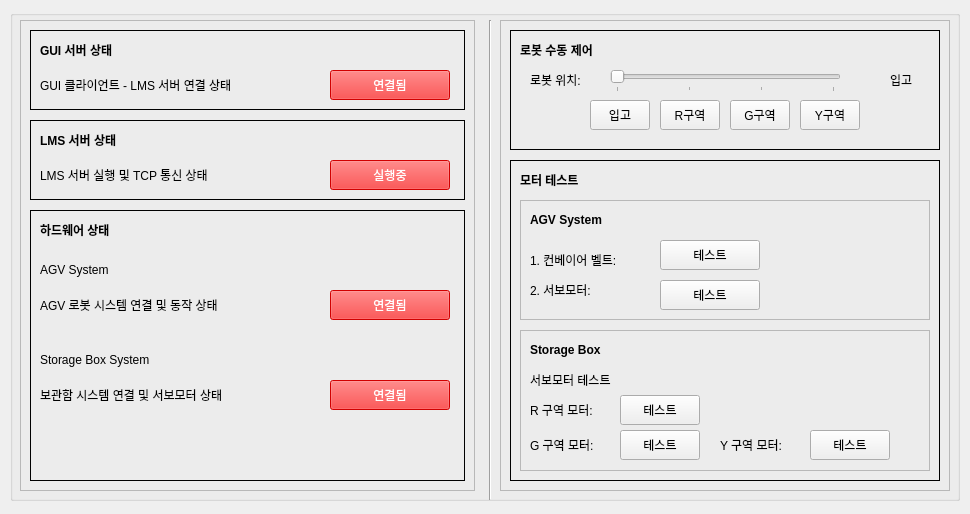
<?xml version="1.0" encoding="UTF-8"?>
<ui version="4.0">
 <class>Dialog</class>
 <widget class="QDialog" name="Dialog">
  <property name="geometry">
   <rect>
    <x>0</x>
    <y>0</y>
    <width>970</width>
    <height>514</height>
   </rect>
  </property>
  <property name="windowTitle">
   <string>Dialog</string>
  </property>
  <widget class="QGroupBox" name="groupBox">
   <property name="geometry">
    <rect>
     <x>10</x>
     <y>10</y>
     <width>950</width>
     <height>491</height>
    </rect>
   </property>
   <property name="title">
    <string/>
   </property>
   <widget class="QFrame" name="left_panel">
    <property name="geometry">
     <rect>
      <x>10</x>
      <y>10</y>
      <width>455</width>
      <height>471</height>
     </rect>
    </property>
    <property name="frameShape">
     <enum>QFrame::StyledPanel</enum>
    </property>
    <property name="frameShadow">
     <enum>QFrame::Raised</enum>
    </property>
    <widget class="QFrame" name="gui_status_frame">
     <property name="geometry">
      <rect>
       <x>10</x>
       <y>10</y>
       <width>435</width>
       <height>80</height>
      </rect>
     </property>
     <property name="frameShape">
      <enum>QFrame::Box</enum>
     </property>
     <widget class="QLabel" name="gui_status_label">
      <property name="geometry">
       <rect>
        <x>10</x>
        <y>10</y>
        <width>100</width>
        <height>20</height>
       </rect>
      </property>
      <property name="font">
       <font>
        <weight>75</weight>
        <bold>true</bold>
       </font>
      </property>
      <property name="text">
       <string>GUI 서버 상태</string>
      </property>
     </widget>
     <widget class="QPushButton" name="gui_status_btn">
      <property name="enabled">
       <bool>false</bool>
      </property>
      <property name="geometry">
       <rect>
        <x>300</x>
        <y>40</y>
        <width>120</width>
        <height>30</height>
       </rect>
      </property>
      <property name="styleSheet">
       <string>QPushButton:checked { background-color: green; color: white; }
QPushButton:!checked { background-color: red; color: white; }</string>
      </property>
      <property name="text">
       <string>연결됨</string>
      </property>
      <property name="checkable">
       <bool>true</bool>
      </property>
     </widget>
     <widget class="QLabel" name="gui_status_desc">
      <property name="geometry">
       <rect>
        <x>10</x>
        <y>40</y>
        <width>280</width>
        <height>30</height>
       </rect>
      </property>
      <property name="text">
       <string>GUI 클라이언트 - LMS 서버 연결 상태</string>
      </property>
      <property name="wordWrap">
       <bool>true</bool>
      </property>
     </widget>
    </widget>
    <widget class="QFrame" name="lms_status_frame">
     <property name="geometry">
      <rect>
       <x>10</x>
       <y>100</y>
       <width>435</width>
       <height>80</height>
      </rect>
     </property>
     <property name="frameShape">
      <enum>QFrame::Box</enum>
     </property>
     <widget class="QLabel" name="lms_status_label">
      <property name="geometry">
       <rect>
        <x>10</x>
        <y>10</y>
        <width>100</width>
        <height>20</height>
       </rect>
      </property>
      <property name="font">
       <font>
        <weight>75</weight>
        <bold>true</bold>
       </font>
      </property>
      <property name="text">
       <string>LMS 서버 상태</string>
      </property>
     </widget>
     <widget class="QPushButton" name="lms_status_btn">
      <property name="enabled">
       <bool>false</bool>
      </property>
      <property name="geometry">
       <rect>
        <x>300</x>
        <y>40</y>
        <width>120</width>
        <height>30</height>
       </rect>
      </property>
      <property name="styleSheet">
       <string>QPushButton:checked { background-color: green; color: white; }
QPushButton:!checked { background-color: red; color: white; }</string>
      </property>
      <property name="text">
       <string>실행중</string>
      </property>
      <property name="checkable">
       <bool>true</bool>
      </property>
     </widget>
     <widget class="QLabel" name="lms_status_desc">
      <property name="geometry">
       <rect>
        <x>10</x>
        <y>40</y>
        <width>280</width>
        <height>30</height>
       </rect>
      </property>
      <property name="text">
       <string>LMS 서버 실행 및 TCP 통신 상태</string>
      </property>
      <property name="wordWrap">
       <bool>true</bool>
      </property>
     </widget>
    </widget>
    <widget class="QFrame" name="hardware_status_frame">
     <property name="geometry">
      <rect>
       <x>10</x>
       <y>190</y>
       <width>435</width>
       <height>271</height>
      </rect>
     </property>
     <property name="frameShape">
      <enum>QFrame::Box</enum>
     </property>
     <widget class="QLabel" name="hardware_status_label">
      <property name="geometry">
       <rect>
        <x>10</x>
        <y>10</y>
        <width>100</width>
        <height>20</height>
       </rect>
      </property>
      <property name="font">
       <font>
        <weight>75</weight>
        <bold>true</bold>
       </font>
      </property>
      <property name="text">
       <string>하드웨어 상태</string>
      </property>
     </widget>
     <widget class="QLabel" name="agv_system_label">
      <property name="geometry">
       <rect>
        <x>10</x>
        <y>50</y>
        <width>100</width>
        <height>20</height>
       </rect>
      </property>
      <property name="font">
       <font>
        <weight>50</weight>
        <bold>false</bold>
       </font>
      </property>
      <property name="text">
       <string>AGV System</string>
      </property>
     </widget>
     <widget class="QPushButton" name="agv_status_btn">
      <property name="enabled">
       <bool>false</bool>
      </property>
      <property name="geometry">
       <rect>
        <x>300</x>
        <y>80</y>
        <width>120</width>
        <height>30</height>
       </rect>
      </property>
      <property name="styleSheet">
       <string>QPushButton:checked { background-color: green; color: white; }
QPushButton:!checked { background-color: red; color: white; }</string>
      </property>
      <property name="text">
       <string>연결됨</string>
      </property>
      <property name="checkable">
       <bool>true</bool>
      </property>
     </widget>
     <widget class="QLabel" name="agv_status_desc">
      <property name="geometry">
       <rect>
        <x>10</x>
        <y>80</y>
        <width>280</width>
        <height>30</height>
       </rect>
      </property>
      <property name="text">
       <string>AGV 로봇 시스템 연결 및 동작 상태</string>
      </property>
      <property name="wordWrap">
       <bool>true</bool>
      </property>
     </widget>
     <widget class="QLabel" name="storage_system_label">
      <property name="geometry">
       <rect>
        <x>10</x>
        <y>140</y>
        <width>150</width>
        <height>20</height>
       </rect>
      </property>
      <property name="font">
       <font>
        <weight>50</weight>
        <bold>false</bold>
       </font>
      </property>
      <property name="text">
       <string>Storage Box System</string>
      </property>
     </widget>
     <widget class="QPushButton" name="storage_status_btn">
      <property name="enabled">
       <bool>false</bool>
      </property>
      <property name="geometry">
       <rect>
        <x>300</x>
        <y>170</y>
        <width>120</width>
        <height>30</height>
       </rect>
      </property>
      <property name="styleSheet">
       <string>QPushButton:checked { background-color: green; color: white; }
QPushButton:!checked { background-color: red; color: white; }</string>
      </property>
      <property name="text">
       <string>연결됨</string>
      </property>
      <property name="checkable">
       <bool>true</bool>
      </property>
     </widget>
     <widget class="QLabel" name="storage_status_desc">
      <property name="geometry">
       <rect>
        <x>10</x>
        <y>170</y>
        <width>280</width>
        <height>30</height>
       </rect>
      </property>
      <property name="text">
       <string>보관함 시스템 연결 및 서보모터 상태</string>
      </property>
      <property name="wordWrap">
       <bool>true</bool>
      </property>
     </widget>
    </widget>
   </widget>
   <widget class="Line" name="vertical_line">
    <property name="geometry">
     <rect>
      <x>475</x>
      <y>10</y>
      <width>10</width>
      <height>480</height>
     </rect>
    </property>
    <property name="orientation">
     <enum>Qt::Vertical</enum>
    </property>
   </widget>
   <widget class="QFrame" name="right_panel">
    <property name="geometry">
     <rect>
      <x>490</x>
      <y>10</y>
      <width>450</width>
      <height>471</height>
     </rect>
    </property>
    <property name="frameShape">
     <enum>QFrame::StyledPanel</enum>
    </property>
    <property name="frameShadow">
     <enum>QFrame::Raised</enum>
    </property>
    <widget class="QFrame" name="robot_control_frame">
     <property name="geometry">
      <rect>
       <x>10</x>
       <y>10</y>
       <width>430</width>
       <height>120</height>
      </rect>
     </property>
     <property name="frameShape">
      <enum>QFrame::Box</enum>
     </property>
     <widget class="QLabel" name="robot_control_label">
      <property name="geometry">
       <rect>
        <x>10</x>
        <y>10</y>
        <width>120</width>
        <height>20</height>
       </rect>
      </property>
      <property name="font">
       <font>
        <weight>75</weight>
        <bold>true</bold>
       </font>
      </property>
      <property name="text">
       <string>로봇 수동 제어</string>
      </property>
     </widget>
     <widget class="QLabel" name="position_label">
      <property name="geometry">
       <rect>
        <x>20</x>
        <y>40</y>
        <width>80</width>
        <height>20</height>
       </rect>
      </property>
      <property name="text">
       <string>로봇 위치:</string>
      </property>
     </widget>
     <widget class="QSlider" name="robot_position_slider">
      <property name="geometry">
       <rect>
        <x>100</x>
        <y>40</y>
        <width>231</width>
        <height>22</height>
       </rect>
      </property>
      <property name="minimum">
       <number>0</number>
      </property>
      <property name="maximum">
       <number>3</number>
      </property>
      <property name="value">
       <number>0</number>
      </property>
      <property name="orientation">
       <enum>Qt::Horizontal</enum>
      </property>
      <property name="tickPosition">
       <enum>QSlider::TicksBelow</enum>
      </property>
      <property name="tickInterval">
       <number>1</number>
      </property>
     </widget>
     <widget class="QLabel" name="position_value_label">
      <property name="geometry">
       <rect>
        <x>380</x>
        <y>40</y>
        <width>50</width>
        <height>20</height>
       </rect>
      </property>
      <property name="text">
       <string>입고</string>
      </property>
     </widget>
     <widget class="QPushButton" name="btn_move_receiving">
      <property name="geometry">
       <rect>
        <x>80</x>
        <y>70</y>
        <width>60</width>
        <height>30</height>
       </rect>
      </property>
      <property name="text">
       <string>입고</string>
      </property>
     </widget>
     <widget class="QPushButton" name="btn_move_red">
      <property name="geometry">
       <rect>
        <x>150</x>
        <y>70</y>
        <width>60</width>
        <height>30</height>
       </rect>
      </property>
      <property name="text">
       <string>R구역</string>
      </property>
     </widget>
     <widget class="QPushButton" name="btn_move_green">
      <property name="geometry">
       <rect>
        <x>220</x>
        <y>70</y>
        <width>60</width>
        <height>30</height>
       </rect>
      </property>
      <property name="text">
       <string>G구역</string>
      </property>
     </widget>
     <widget class="QPushButton" name="btn_move_yellow">
      <property name="geometry">
       <rect>
        <x>290</x>
        <y>70</y>
        <width>60</width>
        <height>30</height>
       </rect>
      </property>
      <property name="text">
       <string>Y구역</string>
      </property>
     </widget>
    </widget>
    <widget class="QFrame" name="motor_test_frame">
     <property name="geometry">
      <rect>
       <x>10</x>
       <y>140</y>
       <width>430</width>
       <height>321</height>
      </rect>
     </property>
     <property name="frameShape">
      <enum>QFrame::Box</enum>
     </property>
     <widget class="QLabel" name="motor_test_label">
      <property name="geometry">
       <rect>
        <x>10</x>
        <y>10</y>
        <width>100</width>
        <height>20</height>
       </rect>
      </property>
      <property name="font">
       <font>
        <weight>75</weight>
        <bold>true</bold>
       </font>
      </property>
      <property name="text">
       <string>모터 테스트</string>
      </property>
     </widget>
     <widget class="QFrame" name="agv_motor_frame">
      <property name="geometry">
       <rect>
        <x>10</x>
        <y>40</y>
        <width>410</width>
        <height>120</height>
       </rect>
      </property>
      <property name="frameShape">
       <enum>QFrame::StyledPanel</enum>
      </property>
      <widget class="QLabel" name="agv_motor_label">
       <property name="geometry">
        <rect>
         <x>10</x>
         <y>10</y>
         <width>100</width>
         <height>20</height>
        </rect>
       </property>
       <property name="font">
        <font>
         <weight>75</weight>
         <bold>true</bold>
        </font>
       </property>
       <property name="text">
        <string>AGV System</string>
       </property>
      </widget>
      <widget class="QLabel" name="conveyor_label">
       <property name="geometry">
        <rect>
         <x>10</x>
         <y>50</y>
         <width>120</width>
         <height>20</height>
        </rect>
       </property>
       <property name="text">
        <string>1. 컨베이어 벨트:</string>
       </property>
      </widget>
      <widget class="QPushButton" name="btn_conveyor_test">
       <property name="geometry">
        <rect>
         <x>140</x>
         <y>40</y>
         <width>100</width>
         <height>30</height>
        </rect>
       </property>
       <property name="text">
        <string>테스트</string>
       </property>
      </widget>
      <widget class="QLabel" name="agv_servo_label">
       <property name="geometry">
        <rect>
         <x>10</x>
         <y>80</y>
         <width>120</width>
         <height>20</height>
        </rect>
       </property>
       <property name="text">
        <string>2. 서보모터:</string>
       </property>
      </widget>
      <widget class="QPushButton" name="btn_agv_servo_test">
       <property name="geometry">
        <rect>
         <x>140</x>
         <y>80</y>
         <width>100</width>
         <height>30</height>
        </rect>
       </property>
       <property name="text">
        <string>테스트</string>
       </property>
      </widget>
     </widget>
     <widget class="QFrame" name="storage_motor_frame">
      <property name="geometry">
       <rect>
        <x>10</x>
        <y>170</y>
        <width>410</width>
        <height>141</height>
       </rect>
      </property>
      <property name="frameShape">
       <enum>QFrame::StyledPanel</enum>
      </property>
      <widget class="QLabel" name="storage_motor_label">
       <property name="geometry">
        <rect>
         <x>10</x>
         <y>10</y>
         <width>100</width>
         <height>20</height>
        </rect>
       </property>
       <property name="font">
        <font>
         <weight>75</weight>
         <bold>true</bold>
        </font>
       </property>
       <property name="text">
        <string>Storage Box</string>
       </property>
      </widget>
      <widget class="QLabel" name="storage_servo_label">
       <property name="geometry">
        <rect>
         <x>10</x>
         <y>40</y>
         <width>120</width>
         <height>20</height>
        </rect>
       </property>
       <property name="text">
        <string>서보모터 테스트</string>
       </property>
      </widget>
      <widget class="QLabel" name="r_motor_label">
       <property name="geometry">
        <rect>
         <x>10</x>
         <y>70</y>
         <width>80</width>
         <height>20</height>
        </rect>
       </property>
       <property name="text">
        <string>R 구역 모터:</string>
       </property>
      </widget>
      <widget class="QPushButton" name="btn_r_motor_test">
       <property name="geometry">
        <rect>
         <x>100</x>
         <y>65</y>
         <width>80</width>
         <height>30</height>
        </rect>
       </property>
       <property name="text">
        <string>테스트</string>
       </property>
      </widget>
      <widget class="QLabel" name="g_motor_label">
       <property name="geometry">
        <rect>
         <x>10</x>
         <y>105</y>
         <width>80</width>
         <height>20</height>
        </rect>
       </property>
       <property name="text">
        <string>G 구역 모터:</string>
       </property>
      </widget>
      <widget class="QPushButton" name="btn_g_motor_test">
       <property name="geometry">
        <rect>
         <x>100</x>
         <y>100</y>
         <width>80</width>
         <height>30</height>
        </rect>
       </property>
       <property name="text">
        <string>테스트</string>
       </property>
      </widget>
      <widget class="QLabel" name="y_motor_label">
       <property name="geometry">
        <rect>
         <x>200</x>
         <y>105</y>
         <width>80</width>
         <height>20</height>
        </rect>
       </property>
       <property name="text">
        <string>Y 구역 모터:</string>
       </property>
      </widget>
      <widget class="QPushButton" name="btn_y_motor_test">
       <property name="geometry">
        <rect>
         <x>290</x>
         <y>100</y>
         <width>80</width>
         <height>30</height>
        </rect>
       </property>
       <property name="text">
        <string>테스트</string>
       </property>
      </widget>
     </widget>
    </widget>
   </widget>
  </widget>
 </widget>
 <resources/>
 <connections/>
</ui>
